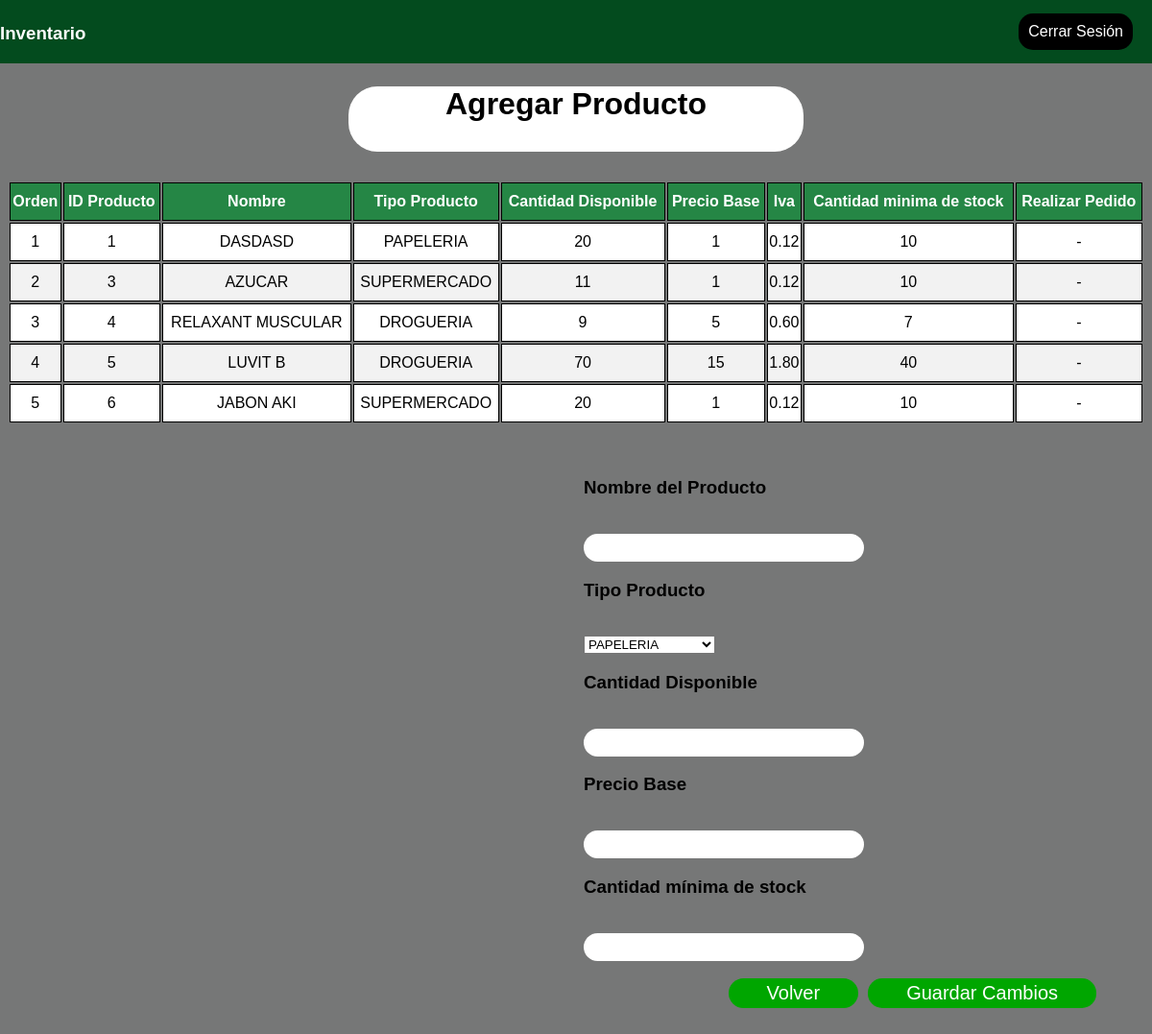
Screenshot of /addlist.php (signed in) with the database file from the repository.
### tables this page shows
CREATE TABLE `productos` (
  `pro_id` int NOT NULL AUTO_INCREMENT,
  `emp_id` int DEFAULT NULL,
  `tpr_id` int DEFAULT NULL,
  `pro_Nombre` varchar(254) DEFAULT NULL,
  `pro_stockActual` int DEFAULT NULL,
  `pro_stockMinimo` int DEFAULT NULL,
  `pro_precioBase` decimal(8,0) DEFAULT NULL,
  `pro_estado` char(1) DEFAULT 'A',
  `pro_add` datetime DEFAULT NULL,
  PRIMARY KEY (`pro_id`)
);

CREATE TABLE `tipoproductos` (
  `tpr_id` int NOT NULL AUTO_INCREMENT,
  `tpr_descripcion` varchar(254) DEFAULT NULL,
  PRIMARY KEY (`tpr_id`)
);

### addlist.php (the view, shortened to what this page needs)
<?php
require_once "Database/Database.php";
$sql_fetch_todos = "SELECT tpr_descripcion,pro_id,pro_Nombre,pro_stockActual,ROUND((pro_precioBase)*0.12,2) as pro_iva ,pro_precioBase,pro_stockMinimo,case when pro_stockActual<= pro_stockMinimo then 'Debe realizar pedido de stock' else '-'end as pro_realizar_pedido FROM productos inner join tipoproductos on tipoproductos.tpr_id=productos.tpr_id ORDER BY pro_id ASC";
$query = mysqli_query($conn, $sql_fetch_todos);
$sql_fetch_todos_combo = "SELECT tpr_id as pro_tipo_combo,tpr_descripcion as pro_tipo_descripcion FROM tipoproductos";
$querycombo = mysqli_query($conn, $sql_fetch_todos_combo);
?>
<!doctype html>
<html lang="en">
<head>
</head>
<body>
    <div class="header">
        <h3>Inventario</h3>
        <a name="" id="" class="button-logout" href="logout.php" role="button">Cerrar Sesión</a>
    </div>
    <div class="container">
        <h1>Agregar Producto</h1>
       </div>
       <div class="table-product">
        <table style="with:100%">
            <tr>
                <th scope="col">Orden</th>
                <th scope="col">ID Producto</th>
                <th scope="col">Nombre</th>
                <th scope="col">Tipo Producto</th>
                <th scope="col">Cantidad Disponible</th>
                <th scope="col">Precio Base</th>
                <th scope="col">Iva</th>
                <th scope="col">Cantidad minima de stock</th>
                <th scope="col">Realizar Pedido</th>
            </tr>
            <tbody>
                <?php
                $idpro = 1;
                while ($row = mysqli_fetch_array($query)) { ?>
                    <tr>
                        <td scope="row"><?php echo $idpro ?></td>
                        <td><?php echo $row['pro_id'] ?></td>
                        <td><?php echo $row['pro_Nombre'] ?></td>
                        <td><?php echo $row['tpr_descripcion'] ?></td>
                        <td><?php echo $row['pro_stockActual'] ?></td>
                        <td><?php echo $row['pro_precioBase'] ?></td>
                        <td><?php echo $row['pro_iva'] ?></td>
                        <td><?php echo $row['pro_stockMinimo'] ?></td>
                        <td><?php echo $row['pro_realizar_pedido'] ?></td>
                    </tr>
                <?php
                    $idpro++;
                } ?>
            </tbody>
        </table>
        <br>
    </div>
        <br>
        <div class="addproduct">
        <form method="POST" action="main/addlist.php">
            <div class="form-group">
                <label><h3>Nombre del Producto</h3></label>
                <br>
                <input type="text"  name="pro_nombre"  class="form-control"/>
            </div>
            <div class="form-group">
                <label><h3>Tipo Producto</h3></label>
                <br>
                 <select name="pro_tipo" >
                 <?php
                while ($row = mysqli_fetch_array($querycombo)) {
                    if( $_GET['pro_tipo']==$row['pro_tipo_descripcion'])
                    {
                        echo  " <option value='".$row['pro_tipo_combo']."' selected>".$row['pro_tipo_descripcion']."</option>";
                    }else{
                        echo  " <option value='".$row['pro_tipo_combo']."'>".$row['pro_tipo_descripcion']."</option>";
                    }
                } ?>
                </select>
            </div>
            <div class="form-group">
                <label ><h3>Cantidad Disponible</h3></label>
                <br>
                <input type="text"  name="pro_cantidad_actual"  class="form-control"/>
            </div>
            <div class="form-group">
                <label ><h3>Precio Base</h3></label>
                <br>
                <input type="text"  name="pro_precio_base"  class="form-control"/>
            </div>
            <div class="form-group">
                <label ><h3>Cantidad mínima de stock</h3></label>
                <br>
                <input type="text"  name="pro_cantidad_minima"  class="form-control"/>
            </div>
            <br>
            <div class="form-button">
                <button type="submit" class="modify" style="float:right">Guardar Cambios</button>
                <a name="" id="" class="return" href="list.php" role="button" style="float:right">Volver</a>
            </div>
        </form>
    </div>
</body>
</html>

### addlist.php (style rules this page uses)
body { font-family: Arial, Helvetica, sans-serif; background-color:rgb(118, 119, 119) ; }
.header { position: fixed; top: 0px; left: 0px; right: 0px; height: 50px; padding: 5px 13px 11px 0px; width: 100%; color: white; font-family: Arial, Helvetica, sans-serif; margin-top: 0px; bottom: 0; background-color: rgb(3, 75, 30); }
.button-logout { position: relative; margin-top: -50px; margin-right: 20px; float: right; text-decoration: none; border: transparent; border-radius: 15px; background-color: #000000; padding: 10px 10px 10px 10px; color: white; transition: 0.5s; }
.container { margin: 90px auto; margin-bottom: 30px; border-radius: 30px; text-align: center; background-color: white; width: 40%; padding-bottom: 10px; }
table th, tr, td { border: 1px solid black; border-collapse: collapse; padding: 10px 0px 10px 0px; }
table { width: 100%; }
tbody { text-align: center; }
th { color: white; background-color: #258645; }
tr { background-color: white; }
tr:nth-child(even) { background-color: #f2f2f2; }
.form-group { margin-left: 600px; }
[type=text], [type=number] { font-family: "Mitr", sans-serif; border-radius: 15px; border: transparent; padding: 7px 100px 7px 15px; }
.return { border-radius: 25px; background-color: #00A600; color: white; text-decoration: none; padding: 4px 40px 4px 40px; margin: 0px 0px 50px 100px; font-size: 20px; transition: 0.5s; }
.modify { border-radius: 15px; border: transparent; color: white; padding: 4px 40px 4px 40px; margin: 0px 50px 5px 10px; font-size: 20px; border-collapse: collapse; background-color: #00A600; font-family: "Mitr", sans-serif; transition: 0.5s; }

### rows the page displays
productos: pro_id "1", pro_Nombre "DASDASD", tpr.tpr_descripcion "PAPELERIA", pro_stockActual "20", pro_precioBase "1", pro_iva "0.12", pro_stockMinimo "10", pro_realizar_pedido "-"
productos: pro_id "3", pro_Nombre "AZUCAR", tpr.tpr_descripcion "SUPERMERCADO", pro_stockActual "11", pro_precioBase "1", pro_iva "0.12", pro_stockMinimo "10", pro_realizar_pedido "-"
productos: pro_id "4", pro_Nombre "RELAXANT MUSCULAR", tpr.tpr_descripcion "DROGUERIA", pro_stockActual "9", pro_precioBase "5", pro_iva "0.60", pro_stockMinimo "7", pro_realizar_pedido "-"
productos: pro_id "5", pro_Nombre "LUVIT B", tpr.tpr_descripcion "DROGUERIA", pro_stockActual "70", pro_precioBase "15", pro_iva "1.80", pro_stockMinimo "40", pro_realizar_pedido "-"
productos: pro_id "6", pro_Nombre "JABON AKI", tpr.tpr_descripcion "SUPERMERCADO", pro_stockActual "20", pro_precioBase "1", pro_iva "0.12", pro_stockMinimo "10", pro_realizar_pedido "-"

### other values shown
form field pro_tipo "PAPELERIA"
